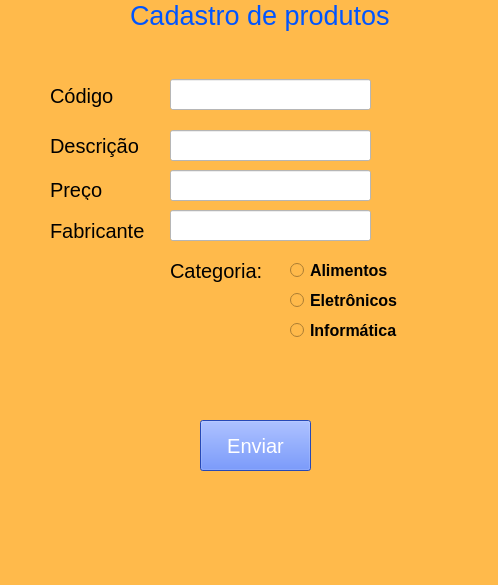
<?xml version="1.0" encoding="UTF-8"?>
<ui version="4.0">
 <class>MainWindow</class>
 <widget class="QMainWindow" name="MainWindow">
  <property name="geometry">
   <rect>
    <x>0</x>
    <y>0</y>
    <width>498</width>
    <height>585</height>
   </rect>
  </property>
  <property name="windowTitle">
   <string>MainWindow</string>
  </property>
  <property name="styleSheet">
   <string notr="true">background-color: rgb(255, 186, 75);
</string>
  </property>
  <widget class="QWidget" name="centralwidget">
   <widget class="QPushButton" name="pushButton">
    <property name="geometry">
     <rect>
      <x>200</x>
      <y>420</y>
      <width>111</width>
      <height>51</height>
     </rect>
    </property>
    <property name="font">
     <font>
      <pointsize>15</pointsize>
     </font>
    </property>
    <property name="styleSheet">
     <string notr="true">background-color: rgb(55, 102, 255);
color: rgb(255, 255, 255);</string>
    </property>
    <property name="text">
     <string>Enviar</string>
    </property>
   </widget>
   
   <widget class="QLabel" name="label">
    <property name="geometry">
     <rect>
      <x>50</x>
      <y>80</y>
      <width>81</width>
      <height>31</height>
     </rect>
    </property>
    <property name="font">
     <font>
      <pointsize>15</pointsize>
     </font>
    </property>
    <property name="text">
     <string>Código</string>
    </property>
   </widget>
   
   <widget class="QLabel" name="label_2">
    <property name="geometry">
     <rect>
      <x>50</x>
      <y>130</y>
      <width>91</width>
      <height>31</height>
     </rect>
    </property>
    <property name="font">
     <font>
      <pointsize>15</pointsize>
     </font>
    </property>
    <property name="text">
     <string>Descrição</string>
    </property>
   </widget>
   
   <widget class="QLabel" name="label_3">
    <property name="geometry">
     <rect>
      <x>50</x>
      <y>180</y>
      <width>71</width>
      <height>20</height>
     </rect>
    </property>
    <property name="font">
     <font>
      <pointsize>15</pointsize>
     </font>
    </property>
    <property name="text">
     <string>Preço</string>
    </property>
   </widget>

     <widget class="QLabel" name="label_4">
    <property name="geometry">
     <rect>
      <x>50</x>
      <y>220</y>
      <width>97</width>
      <height>21</height>
     </rect>
    </property>
    <property name="font">
     <font>
      <pointsize>15</pointsize>
     </font>
    </property>
    <property name="text">
     <string>Fabricante</string>
    </property>
   </widget>
   
   <widget class="QLineEdit" name="lineEdit">
    <property name="geometry">
     <rect>
      <x>170</x>
      <y>79</y>
      <width>201</width>
      <height>31</height>
     </rect>
    </property>
    <property name="font">
     <font>
      <pointsize>12</pointsize>
     </font>
    </property>
    <property name="styleSheet">
     <string notr="true">background-color: rgb(255, 255, 255);</string>
    </property>
   </widget>
  
   <widget class="QLineEdit" name="lineEdit_2">
    <property name="geometry">
     <rect>
      <x>170</x>
      <y>130</y>
      <width>201</width>
      <height>31</height>
     </rect>
    </property>
    <property name="font">
     <font>
      <pointsize>12</pointsize>
     </font>
    </property>
    <property name="styleSheet">
     <string notr="true">background-color: rgb(255, 255, 255);</string>
    </property>
   </widget>
  
   <widget class="QLineEdit" name="lineEdit_3">
    <property name="geometry">
     <rect>
      <x>170</x>
      <y>170</y>
      <width>201</width>
      <height>31</height>
     </rect>
    </property>
    <property name="font">
     <font>
      <pointsize>12</pointsize>
     </font>
    </property>
    <property name="styleSheet">
     <string notr="true">background-color: rgb(255, 255, 255);</string>
    </property>
   </widget>

   <widget class="QLineEdit" name="lineEdit_4">
    <property name="geometry">
     <rect>
      <x>170</x>
      <y>210</y>
      <width>201</width>
      <height>31</height>
     </rect>
    </property>
    <property name="font">
     <font>
      <pointsize>12</pointsize>
     </font>
    </property>
    <property name="styleSheet">
     <string notr="true">background-color: rgb(255, 255, 255);</string>
    </property>
   </widget>
   
   <widget class="QRadioButton" name="radioButton">
    <property name="geometry">
     <rect>
      <x>290</x>
      <y>290</y>
      <width>111</width>
      <height>21</height>
     </rect>
    </property>
    <property name="font">
     <font>
      <pointsize>12</pointsize>
      <weight>75</weight>
      <bold>true</bold>
     </font>
    </property>
    <property name="text">
     <string>Eletrônicos</string>
    </property>
   </widget>
   <widget class="QRadioButton" name="radioButton_2">
    <property name="geometry">
     <rect>
      <x>290</x>
      <y>320</y>
      <width>121</width>
      <height>21</height>
     </rect>
    </property>
    <property name="font">
     <font>
      <pointsize>12</pointsize>
      <weight>75</weight>
      <bold>true</bold>
     </font>
    </property>
    <property name="text">
     <string>Informática</string>
    </property>
   </widget>
   <widget class="QRadioButton" name="radioButton_3">
    <property name="geometry">
     <rect>
      <x>290</x>
      <y>260</y>
      <width>101</width>
      <height>21</height>
     </rect>
    </property>
    <property name="font">
     <font>
      <pointsize>12</pointsize>
      <weight>75</weight>
      <bold>true</bold>
     </font>
    </property>
    <property name="text">
     <string>Alimentos</string>
    </property>
   </widget>
   <widget class="QLabel" name="label_5">
    <property name="geometry">
     <rect>
      <x>130</x>
      <y>0</y>
      <width>271</width>
      <height>31</height>
     </rect>
    </property>
    <property name="font">
     <font>
      <pointsize>20</pointsize>
     </font>
    </property>
    <property name="styleSheet">
     <string notr="true">color: rgb(0, 85, 255);</string>
    </property>
    <property name="text">
     <string>Cadastro de produtos</string>
    </property>
   </widget>
   <widget class="QLabel" name="label_6">
    <property name="geometry">
     <rect>
      <x>170</x>
      <y>250</y>
      <width>111</width>
      <height>41</height>
     </rect>
    </property>
    <property name="font">
     <font>
      <pointsize>15</pointsize>
     </font>
    </property>
    <property name="text">
     <string>Categoria:</string>
    </property>
   </widget>
  </widget>
  <widget class="QMenuBar" name="menubar">
   <property name="geometry">
    <rect>
     <x>0</x>
     <y>0</y>
     <width>498</width>
     <height>21</height>
    </rect>
   </property>
  </widget>
  <widget class="QStatusBar" name="statusbar"/>
 </widget>
 <resources/>
 <connections/>
</ui>
